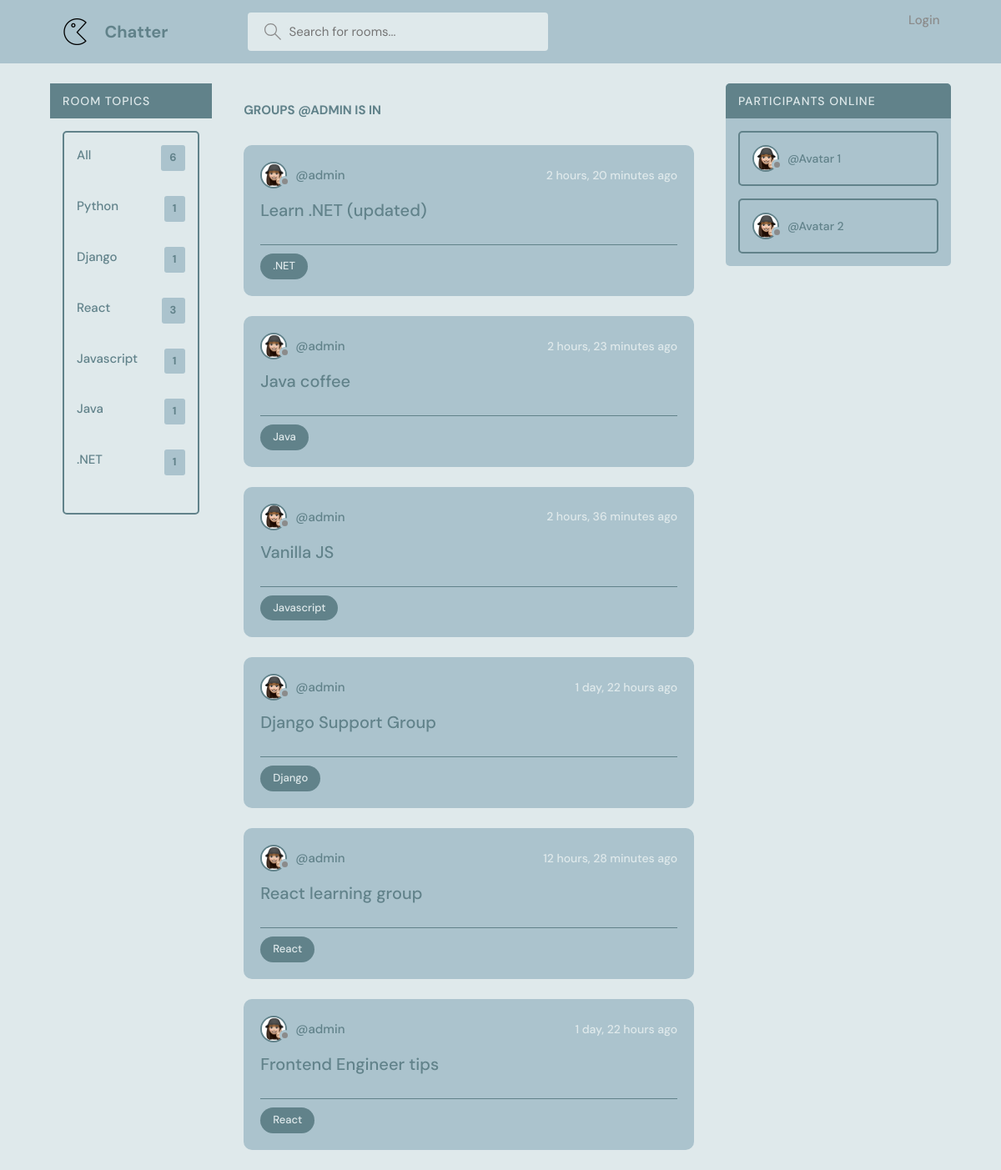
Page /profile/1/ on the earlier database version.
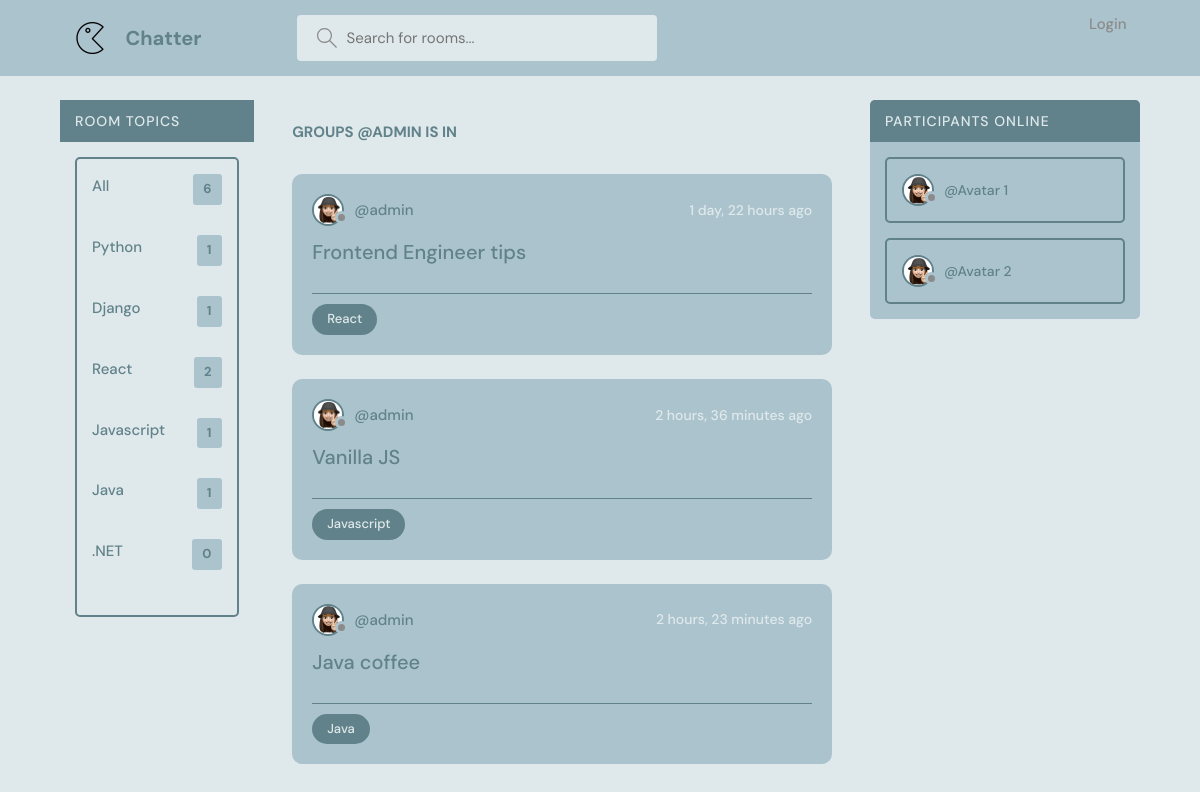
Same page on the later database version.
### base/models.py (models this page shows, shortened)
class Topic(models.Model):
    name = models.CharField(max_length=100)

class Room(models.Model):
    host = models.ForeignKey(User, on_delete=models.SET_NULL, null = True)
    topic= models.ForeignKey(Topic, on_delete=models.SET_NULL, null = True)
    name = models.CharField(max_length =200) # specify the attribute and its value
    description = models.TextField(null = True, blank = True) # by default null is set to False. Null = true means description can be blank. Null is for database and blank is for the form
    participants = models.ManyToManyField(User, related_name='participants', blank=True)
    updated = models.DateTimeField(auto_now = True) #snapshot every time we save
    created = models.DateTimeField(auto_now_add = True) #snapshot the first time we add it
    class Meta:
        ordering = ['-updated', '-created']

### base/views.py (the view)
# urls.py: path('profile/<str:pk>/', views.userProfile, name="user-profile"),
def userProfile(request,pk):
    user = User.objects.get(id=pk)
    rooms = user.room_set.all()
    room_message = user.message_set.all()
    topics = Topic.objects.all()
    context= {'user': user, 'rooms':rooms, 'topics':topics}
    return render(request, 'base/profile.html', context)

### base/templates/base/profile.html
{% extends 'main.html' %}
{% load static %}
{% block content %}
<main class="profile-page layout layout--3">
  <div class="container">
    {% include 'base/topics_component.html' %}
    <div class="roomList">
      <div class="profile">
        <div class="profile__about">
          <h3> Groups @{{user.username}} is in </h3>
        </div>
      </div>
      {% include 'base/feed_component.html' %}
    </div>
    <div class="activities">
      <div class="activities__header">
        <h2>Participants online</h2>
      </div>
      <div class="activities__box">
        <div class="activities__boxHeader roomListRoom__header">
          <a href="profile.html" class="roomListRoom__author">
            <div class="avatar avatar--small">
              <img src="static/images/avatar1.png" />
            </div>
            <p>
              @Avatar 1
            </p>
          </a>
        </div>
      </div>
      <div class="activities__box">
        <div class="activities__boxHeader roomListRoom__header">
          <a href="profile.html" class="roomListRoom__author">
            <div class="avatar avatar--small">
              <img src="static/images/avatar1.png" />
            </div>
            <p>
              @Avatar 2
            </p>
          </a>
        </div>
      </div>
    </div>
  </div>
</main>
{% endblock content %}

### templates/main.html (shortened to what this page needs)
<!DOCTYPE html>
{% load static %}
<html lang="en">
<head>
    <link rel="stylesheet" href="{% static 'styles/style.css' %}" />
</head>
<body>
    {% include 'navbar.html'%}
    {% block content %}
    {% endblock %}
</body>
</html>

### templates/navbar.html (shortened to what this page needs)
{% load static %}
<header class="header header--loggedIn">
    <div class="container">
        <a href="{% url 'home' %}" class="header__logo">
            <img src="static/images/chatter.png" />
            <h1 class="title_font">Chatter</h1>
        </a>
        <form class="header__search" method="GET" action="{% url 'home' %}">
            <label>
                <input name="q" placeholder="Search for rooms..." />
            </label>
        </form>
        <nav class="header__menu">
            {% if request.user.is_authenticated %}
            <div class="header__user">
                <a href="profile.html">
                    <div class="avatar avatar--medium active">
                        <img src="static/images/avatar1.png" />
                    </div>
                    <p> {{request.user.username}} <span>@{{request.user.username}} </span></p>
                </a>
                <button class="dropdown-button">
                    <svg version="1.1" xmlns="http://www.w3.org/2000/svg" width="32" height="32" viewBox="0 0 32 32">
                        <title>chevron-down</title>
                        <path d="M16 21l-13-13h-3l16 16 16-16h-3l-13 13z"></path>
                    </svg>
                </button>
            </div>
            {% else %}
            <a href="{% url 'login' %}">
                <p>Login</p>
            </a>
            {% endif %}
        </nav>
    </div>
</header>

### base/templates/base/topics_component.html
<div class="topics">
    <div class="activities__header">
        <h2> Room topics </h2>
    </div>
    <div class="activities__box">
        <ul class="topics__list">
            <li>
                <a href="{% url 'home' %}">All <span>{{topics.count}}</span></a>
            </li>
            {% for topic in topics %}
            <li>
                <a href="{% url 'home' %}?q={{topic.name}}">{{topic.name}}<span>{{topic.room_set.all.count}}</span></a>
            </li>
            {% endfor %}
        </ul>
    </div>
</div>

### base/templates/base/feed_component.html (shortened to what this page needs)
{% for room in rooms %}
<div class="roomListRoom">
    <div class="roomListRoom__header">
        <a href="{% url 'user-profile' room.host.id %}" class="roomListRoom__author">
            <div class="avatar avatar--small">
                <img src="static/images/avatar1.png" />
            </div>
            <span>
                @{{room.host.username}}
            </span>
        </a>
        <div class="roomListRoom__actions">
            <span> {{room.created | timesince }} ago</span>
        </div>
    </div>
    <div class="roomListRoom__content">
        <a href="{% url 'room' room.id %}">{{room.name}}</a>
    </div>
    <div class="roomListRoom__meta">
        <p class="roomListRoom__topic">{{room.topic.name}}</p>
    </div>
</div>
{% endfor %}

Differences in the rows shown:
removed Room: host.username "admin", created "2 hours, 20 minutes", name "Learn .NET (updated)", topic.name ".NET"
removed Room: host.username "admin", created "1 day, 22 hours", name "Django Support Group", topic.name "Django"
removed Room: host.username "admin", created "12 hours, 28 minutes", name "React learning group", topic.name "React"
computed for Topic "React": room_set.all.count "3" → "2"
computed for Topic ".NET": room_set.all.count "1" → "0"
changed Room "Frontend Engineer tips": moves up the list
changed Room "Vanilla JS": moves down the list
